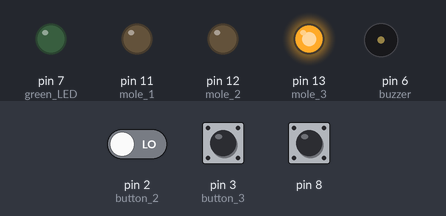
Simulated run of this sketch. Board: Arduino Uno, built with avr-gcc and run on an emulated ATmega328P. Parts: output pins drawn as LEDs (lit = HIGH), buzzer (waves = sounding). The test bench sets the inputs (shaded band); at power-on: pin 3 (button_3) LOW, pin 8 LOW, pin 2 (button_2) LOW. Random numbers use the default seed unless the sketch sets one.

Above: at 1.2 s.
1.3 s: pin 3 (button_3) pulled HIGH for 0.15 s
At 3.5 s:
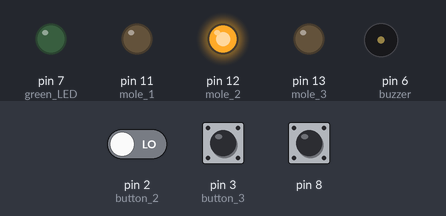
4.3 s: pin 3 (button_3) pulled HIGH for 1 s
At 9.3 s:
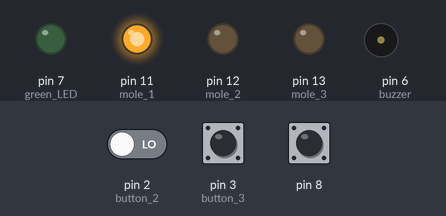
11.3 s: pin 8 driven HIGH
At 13.48 s:
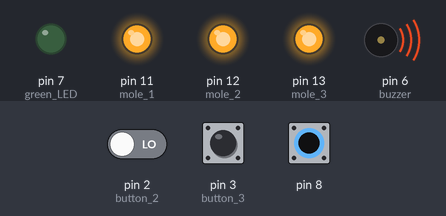
14.3 s: pin 8 pulsed LOW 2 times (0.12 s each, 0.3 s apart)
Timing chart, 0 to 18.3 s (numbered marks = the images above; inputs shaded):
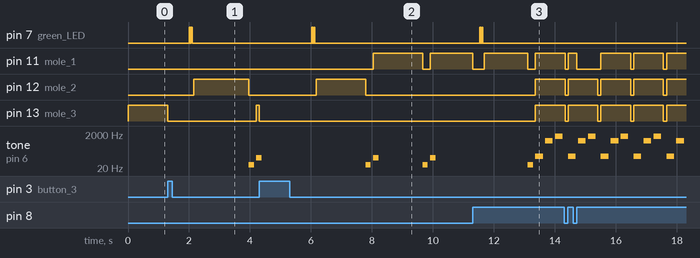

Measured:
- after the input at 1.3 s, pin 7 (green_LED): alternates HIGH for 0.02 s and LOW for 0.02 s, 6 changes in all, then stays LOW, starting after 0.70 s
- after the input at 4.3 s, pin 7 (green_LED): alternates HIGH for 0.02 s and LOW for 0.02 s, 6 changes in all, then stays LOW, starting after 1.7 s
- after the input at 11.3 s, pin 7 (green_LED): alternates HIGH for 0.02 s and LOW for 0.02 s, 6 changes in all, then stays LOW, starting after 0.23 s
- by itself, tone on pin 6 (buzzer): plays 31 Hz for 0.18 s, 80 Hz for 0.18 s, 31 Hz for 0.18 s, 80 Hz for 0.18 s

The sketch:

whack_a_mole_finished.ino
```cpp
#define mole_1 11
#define mole_2 12
#define mole_3 13

#define button_1 8
#define button_2 2
#define button_3 3

#define buzzer 6
#define green_LED 7

#include <PinChangeInterrupt.h>

int buttonPressed = 4;

int pinNum = 0;

int winNumber = 0;
int lives = 4;

void setup() {

  randomSeed(analogRead(0)); // Initializing random using pin 0, choose whichever you'd like.

  pinMode(mole_1, OUTPUT);
  pinMode(mole_2, OUTPUT);
  pinMode(mole_3, OUTPUT);
  pinMode(green_LED, OUTPUT);

  attachPCINT(digitalPinToPCINT(button_1), ISR_1, RISING);  // Uses the imported package--we want 3 interrupts. Without the package we are only able to use 2.
  attachInterrupt(digitalPinToInterrupt(button_2), ISR_2, RISING);
  attachInterrupt(digitalPinToInterrupt(button_3), ISR_3, RISING);

}

void ISR_1(){ // ISR to handle Mole 1

  buttonPressed = 1;

  if(buttonPressed == pinNum - 10) {  // Meaning they HIT the mole

    LED_off(mole_1);

  }

}

void ISR_2(){ // ISR to handle Mole 1

  buttonPressed = 2;

  if(buttonPressed == pinNum - 10) {  // Meaning they HIT the mole

    LED_off(mole_2);

  }

}

void ISR_3(){ // ...

  buttonPressed = 3;

  if(buttonPressed == pinNum - 10) {  // Meaning they HIT the mole

    LED_off(mole_3);

  }

}


void loop() {

  if(lives == 0) {


    LED_on(mole_1);
    LED_on(mole_2);
    LED_on(mole_3);

    tone(buzzer, 100, 1000/4);
    delay(1300/4);
    tone(buzzer, 800, 1000/4);
    delay(1300/4);
    tone(buzzer, 1500, 1000/4);
    delay(1300/4);

    LED_off(mole_1);
    LED_off(mole_2);
    LED_off(mole_3);
    delay(100);

  } else if(winNumber == 10){

    LED_on(green_LED);
    LED_on(mole_1);
    LED_on(mole_2);
    LED_on(mole_3);

  } else {


    buttonPressed = 4; // Reset button to arbitrary value, not one we care about.

    // Choose a number at random (mole number) and light up that LED...
    LED_off(mole_1);
    LED_off(mole_2);
    LED_off(mole_3);

    pinNum = random(11,14); // Random from 11-13.

    LED_on(pinNum);
    delay(2000 - winNumber*190);
    LED_off(pinNum);

    if(buttonPressed != pinNum - 10) {  // Meaning they MISSED the mole

      lives--;

      tone(buzzer, 31, 175); // Plays tone to show they missed the mole
      delay(250);
      tone(buzzer, 80, 175);


    } else {

      winNumber++;

      // Win LED sequence, could be cleaner
      LED_off(mole_1);
      LED_off(mole_2);
      LED_off(mole_3);

      LED_on(green_LED);
      delay(20);
      LED_off(green_LED);
      delay(20);
      LED_on(green_LED);
      delay(20);
      LED_off(green_LED);
      delay(20);
      LED_on(green_LED);
      delay(20);
      LED_off(green_LED);
      delay(50);
    }

  }
}

void LED_on(int pinNum){ // Functions to write LEDs, not necessary but helps with reading.

  digitalWrite(pinNum, HIGH);

}


void LED_off(int pinNum){

  digitalWrite(pinNum, LOW);

}
```
